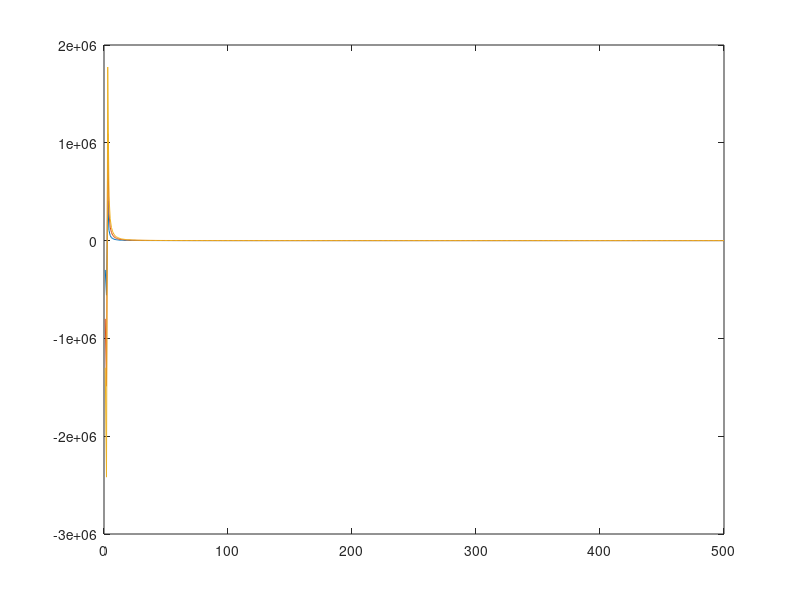

The MATLAB source for this figure:
clear all;

c=0.06;
n=5000000;
p=0.9;

u=@(x) (x*exp(log(1-p)/x)-1)/(c*n*(1-exp(log(1-p)/x)));

y=zeros(500,3);
for i=1:size(y,2);
    for x=1:size(y,1);
        y(x,i) = (c*n*(1-exp(log(1-p)/x)))/(x*exp(log(1-p)/x)-1);
    end
    c = c + 0.1;
end
plot(y)
